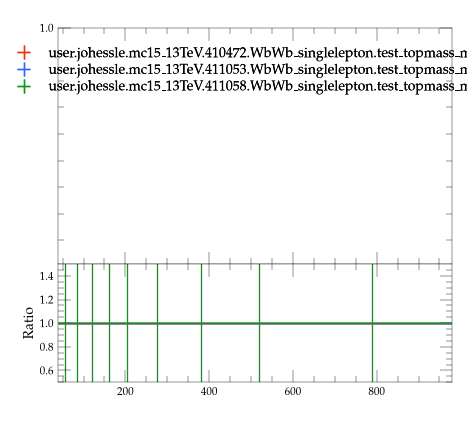

Write Python code to recreate this figure.
#! /usr/bin/env python3

# This Python script was auto-generated using YODA v2.1.2.
# Analysis object: /WbWb_singlelepton/pT_jet1
# Timestamp: 07-08-2026 (09:26:45)

import matplotlib as mpl
import matplotlib.pyplot as plt
mpl.use('Agg') # comment out for interactive use
import os
import numpy as np
from numpy import nan, inf

plotDir = os.path.split(os.path.realpath(__file__))[0]
if 'YODA_USER_PLOT_PATH' in globals():
    plot_outdir = globals()['YODA_USER_PLOT_PATH']
else:
    plot_outdir = plotDir

#plot style
plt.style.use(os.path.join(plotDir, '../default.mplstyle'))
# plot metadata
figW, figH = plt.rcParams['figure.figsize']
ax_xLabel = ''
ax_yLabel = ''
ax_title  = ''
ax_xScale = 'linear'
ax_yScale = 'linear'
xLims = (40.0, 980.0)
yLims = (0.11, 1.0)

# TeX-friendly labels for the legend
labels = {
  'legend' : ([ r"user.johessle.mc15\_13TeV.410472.WbWb\_singlelepton.test\_topmass\_mppui", r"user.johessle.mc15\_13TeV.411053.WbWb\_singlelepton.test\_topmass\_mppui", r"user.johessle.mc15\_13TeV.411058.WbWb\_singlelepton.test\_topmass\_mppui" ], r""),
}

# Adjust canvas width and height
canvasW = 10.0
canvasH = 9.0
figW *= canvasW/10.
figH *= canvasH/9.

# Create figure and axis objects
fig, (ax, ratio0_ax) = plt.subplots(2, 1, sharex=True,
                  figsize=(figW,figH), gridspec_kw={'height_ratios': (6.0, 3.0)})

# Set figure margins
plt.subplots_adjust(
    left   = 1.0 * plt.rcParams['figure.subplot.left'],
    right  = 1.0 * plt.rcParams['figure.subplot.right'],
    top    = 1.0 * plt.rcParams['figure.subplot.top'],
    bottom = 1.0 * plt.rcParams['figure.subplot.bottom'])

ratio0_ax.yaxis.set_major_locator(mpl.ticker.MultipleLocator(0.2))
ratio0_ax.set_ylim(0.5, 1.4999)
ratio0_ax.set_ylabel('Ratio')

# the numerical data is stored in a separate file
dataf = dict()
prefix = os.path.split(__file__)[0]
if prefix:    prefix = prefix + '/'
exec(open(prefix+'pT_jet1__data.py').read(), dataf)


legend_handles = dict() # keep track of handles for the legend

# style options for curves
# starts at zorder>=5 to draw curve on top of legend
styles = {
  'user.johessle.mc15_13TeV.410472.WbWb_singlelepton.test_topmass_mppui.yoda': {
    'color' : '#EE3311',
    'linestyle' : '-',
    'lineopacity' : 1.0,
    'linewidth' : 1,
    'marker' : 'none',
    'markersize' : 2,
    'capsize' : 0.0,
    'zorder' : 5,
    'histstyle' : 1,
    'drawstyle' : 'steps-pre',
    'xerrorbars' : 1,
    'yerrorbars' : 1,
    'fillcolor' : None,
    'fillopacity' : 1.0,
    'ratio0_linestyle' : '-',
    'ratio0_lineopacity' : 1.0,
    'ratio0_linewidth' : 1,
    'ratio0_marker' : 'none',
    'ratio0_markersize' : 2,
    'ratio0_capsize' : 0.0,
    'ratio0_zorder' : 5,
    'ratio0_histstyle' : 1,
    'ratio0_drawstyle' : 'steps-pre',
    'ratio0_xerrorbars' : 1,
    'ratio0_yerrorbars' : 1,
  },
  'user.johessle.mc15_13TeV.411053.WbWb_singlelepton.test_topmass_mppui.yoda': {
    'color' : '#3366FF',
    'linestyle' : '-',
    'lineopacity' : 1.0,
    'linewidth' : 1,
    'marker' : 'none',
    'markersize' : 2,
    'capsize' : 0.0,
    'zorder' : 6,
    'histstyle' : 1,
    'drawstyle' : 'steps-pre',
    'xerrorbars' : 1,
    'yerrorbars' : 1,
    'fillcolor' : None,
    'fillopacity' : 1.0,
    'ratio0_linestyle' : '-',
    'ratio0_lineopacity' : 1.0,
    'ratio0_linewidth' : 1,
    'ratio0_marker' : 'none',
    'ratio0_markersize' : 2,
    'ratio0_capsize' : 0.0,
    'ratio0_zorder' : 6,
    'ratio0_histstyle' : 1,
    'ratio0_drawstyle' : 'steps-pre',
    'ratio0_xerrorbars' : 1,
    'ratio0_yerrorbars' : 1,
  },
  'user.johessle.mc15_13TeV.411058.WbWb_singlelepton.test_topmass_mppui.yoda': {
    'color' : '#109618',
    'linestyle' : '-',
    'lineopacity' : 1.0,
    'linewidth' : 1,
    'marker' : 'none',
    'markersize' : 2,
    'capsize' : 0.0,
    'zorder' : 7,
    'histstyle' : 1,
    'drawstyle' : 'steps-pre',
    'xerrorbars' : 1,
    'yerrorbars' : 1,
    'fillcolor' : None,
    'fillopacity' : 1.0,
    'ratio0_linestyle' : '-',
    'ratio0_lineopacity' : 1.0,
    'ratio0_linewidth' : 1,
    'ratio0_marker' : 'none',
    'ratio0_markersize' : 2,
    'ratio0_capsize' : 0.0,
    'ratio0_zorder' : 7,
    'ratio0_histstyle' : 1,
    'ratio0_drawstyle' : 'steps-pre',
    'ratio0_xerrorbars' : 1,
    'ratio0_yerrorbars' : 1,
  },
}

# curve from input yoda files in main panel
for label, yvals in dataf['yvals'].items():
    if all(np.isnan(v) for v in dataf['yvals'][label]):
        continue
    tmp = None
    if styles[label]['histstyle']: # draw as histogram
        xpos = dataf['xedges'][label] if styles[label]['drawstyle'] else dataf['xpoints'][label]
        ypos = np.insert(yvals, 0, yvals[0]) if styles[label]['drawstyle'] else yvals
        if styles[label]['fillcolor']: # fill area below curve
            ax.fill_between(xpos, ypos, step='pre',
                            color=styles[label]['fillcolor'],
                            alpha=styles[label]['fillopacity'])
        tmp, = ax.plot(xpos, ypos,
                       color=styles[label]['color'],
                       linestyle=styles[label]['linestyle'],
                       alpha=styles[label]['lineopacity'],
                       linewidth=styles[label]['linewidth'],
                       drawstyle=styles[label]['drawstyle'], solid_joinstyle='miter',
                       zorder=styles[label]['zorder'], label=label)
    tmp = ax.errorbar(dataf['xpoints'][label], yvals,
                      xerr=np.array(dataf['xerrs'][label])*styles[label]['xerrorbars'],
                      yerr=np.array(dataf['yerrs'][label])*styles[label]['yerrorbars'],
                      fmt=styles[label]['marker'], capsize=styles[label]['capsize'],
                      alpha=styles[label]['lineopacity'],
                      markersize=styles[label]['markersize'],
                      ecolor=styles[label]['color'],
                      color=styles[label]['color'], zorder=styles[label]['zorder'])
    tmp[-1][0].set_linestyle(styles[label]['linestyle'])
    tmp[-1][0].set_linewidth(styles[label]['linewidth'])
    if label in dataf['add_legend_handle']:  legend_handles[label] = tmp
    for varLabel in dataf['variation_yvals'].keys():
        if varLabel.startswith(label):
            tmp, = ax.plot(dataf['xedges'][label], dataf['variation_yvals'][varLabel],
                           color=styles[label]['color'],
                           linestyle=styles[label]['linestyle'],
                           linewidth=styles[label]['linewidth'],
                           drawstyle='steps-pre', solid_joinstyle='miter',
                           zorder=styles[label]['zorder'], alpha=0.5)


# plots on ratio panel
# curve from input yoda files in ratio panel
for label, yvals in dataf['ratio0_yvals'].items():
    if all(np.isnan(v) for v in yvals):
        continue
    if styles[label]['ratio0_histstyle']: # plot as histogram
        xpos = dataf['xedges']['user.johessle.mc15_13TeV.410472.WbWb_singlelepton.test_topmass_mppui.yoda'] if styles[label]['ratio0_drawstyle'] else dataf['xpoints']['user.johessle.mc15_13TeV.410472.WbWb_singlelepton.test_topmass_mppui.yoda']
        ypos = np.insert(yvals, 0, yvals[0]) if styles[label]['ratio0_drawstyle'] else yvals
        ratio0_ax.plot(xpos, ypos,
                       color=styles[label]['color'],
                       linewidth=styles[label]['linewidth'],
                       linestyle=styles[label]['ratio0_linestyle'],
                       alpha=styles[label]['ratio0_lineopacity'],
                       drawstyle=styles[label]['ratio0_drawstyle'], zorder=styles[label]['zorder'],
                       solid_joinstyle='miter')
    tmp = ratio0_ax.errorbar(dataf['xpoints']['user.johessle.mc15_13TeV.410472.WbWb_singlelepton.test_topmass_mppui.yoda'], yvals,
                             xerr=np.array(dataf['ref_xerrs'])*styles[label]['ratio0_xerrorbars'],
                             yerr=np.array(dataf['ratio0_yerrs'][label])*styles[label]['ratio0_yerrorbars'],
                             fmt=styles[label]['ratio0_marker'], capsize=styles[label]['ratio0_capsize'],
                             alpha=styles[label]['ratio0_lineopacity'],
                             markersize=styles[label]['ratio0_markersize'],
                             ecolor=styles[label]['color'],
                             color=styles[label]['color'])
    tmp[-1][0].set_linestyle(styles[label]['ratio0_linestyle'])
    tmp[-1][0].set_linewidth(styles[label]['ratio0_linewidth'])

    for varlabel in dataf['ratio0_variation_vals'].keys():
        if varlabel.startswith(label):
            ratio0_ax.plot(dataf['xedges']['user.johessle.mc15_13TeV.410472.WbWb_singlelepton.test_topmass_mppui.yoda'],
                            dataf['ratio0_variation_vals'][varlabel],
                            color=styles[label]['color'],
                            linestyle=styles[label]['linestyle'],
                            linewidth=styles[label]['linewidth'],
                            drawstyle='steps-pre', solid_joinstyle='miter',
                            zorder=1, alpha=0.5)

legend_items = list(legend_handles.values())
ax.add_artist(ax.legend(legend_items,
                        labels['legend'][0],
                        title=labels['legend'][1],
                        alignment='left',
                        loc='upper center',
                        bbox_to_anchor=(0.5, 0.97)))

# set plot metadata as defined above
ratio0_ax.set_xlabel(ax_xLabel)
ratio0_ax.xaxis.set_label_coords(1., -0.15)
ax.set_ylabel(ax_yLabel, ha='right', va='top')
ax.yaxis.set_label_coords(-0.11, 1.0)
ax.set_title(ax_title, loc='left')
ax.set_xscale(ax_xScale)
ax.set_yscale(ax_yScale)
ratio0_ax.set_yscale('linear')
ax.set_xlim(xLims)
ax.set_ylim(yLims)

# tick formatting
plt.rcParams['xtick.top'] = True
plt.rcParams['ytick.right'] = True
ax.yaxis.set_major_locator(mpl.ticker.LogLocator(base=10.0, numticks=np.inf))
ax.yaxis.set_minor_locator(mpl.ticker.LogLocator(
                           base=10.0, subs=np.arange(0.1, 1, 0.1), numticks=np.inf))
fig.align_ylabels((ax, ratio0_ax))
plt.savefig(os.path.join(plot_outdir, 'pT_jet1.pdf'), format='PDF')
plt.savefig(os.path.join(plot_outdir, 'pT_jet1.png'), format='PNG')

plt.close(fig)
